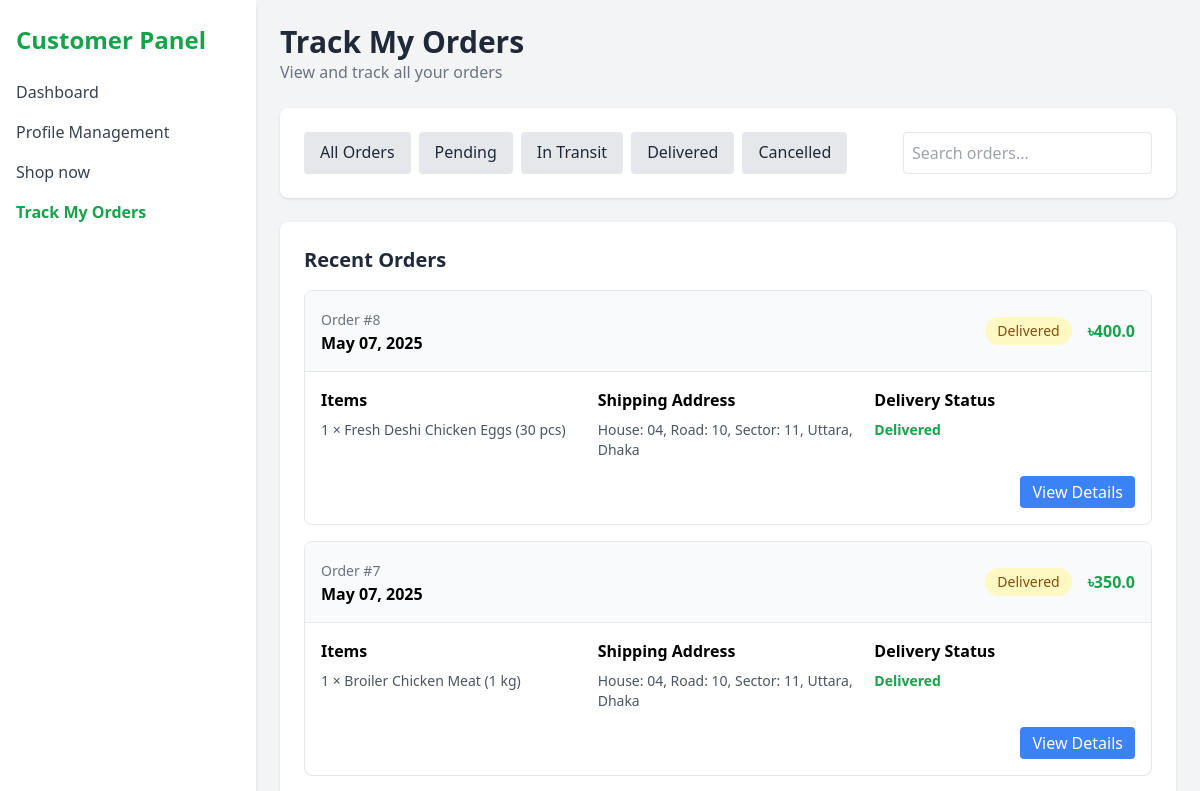
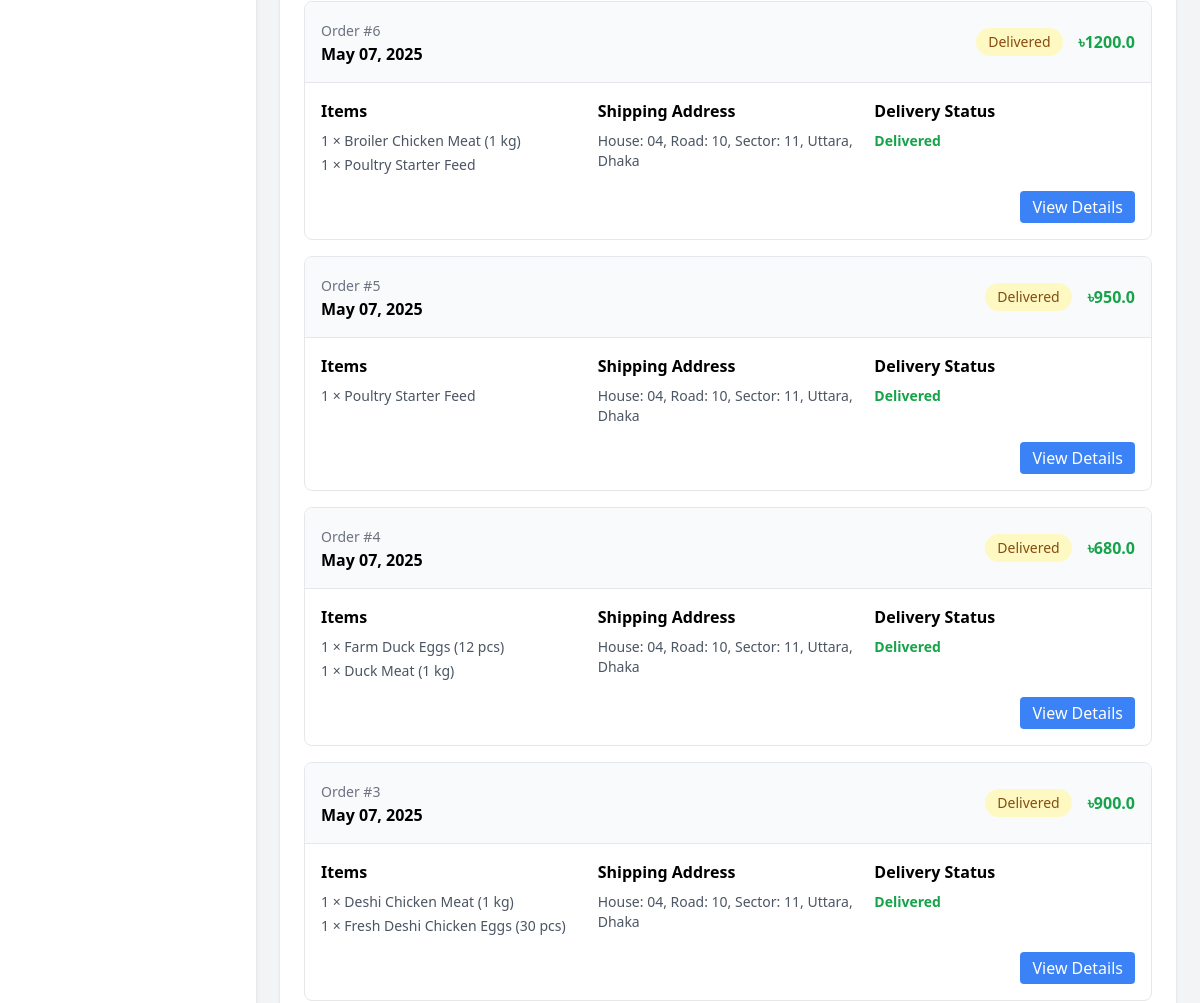
Before: /track-orders (signed in, upper part) with the older database file (2 pictures, top to bottom).
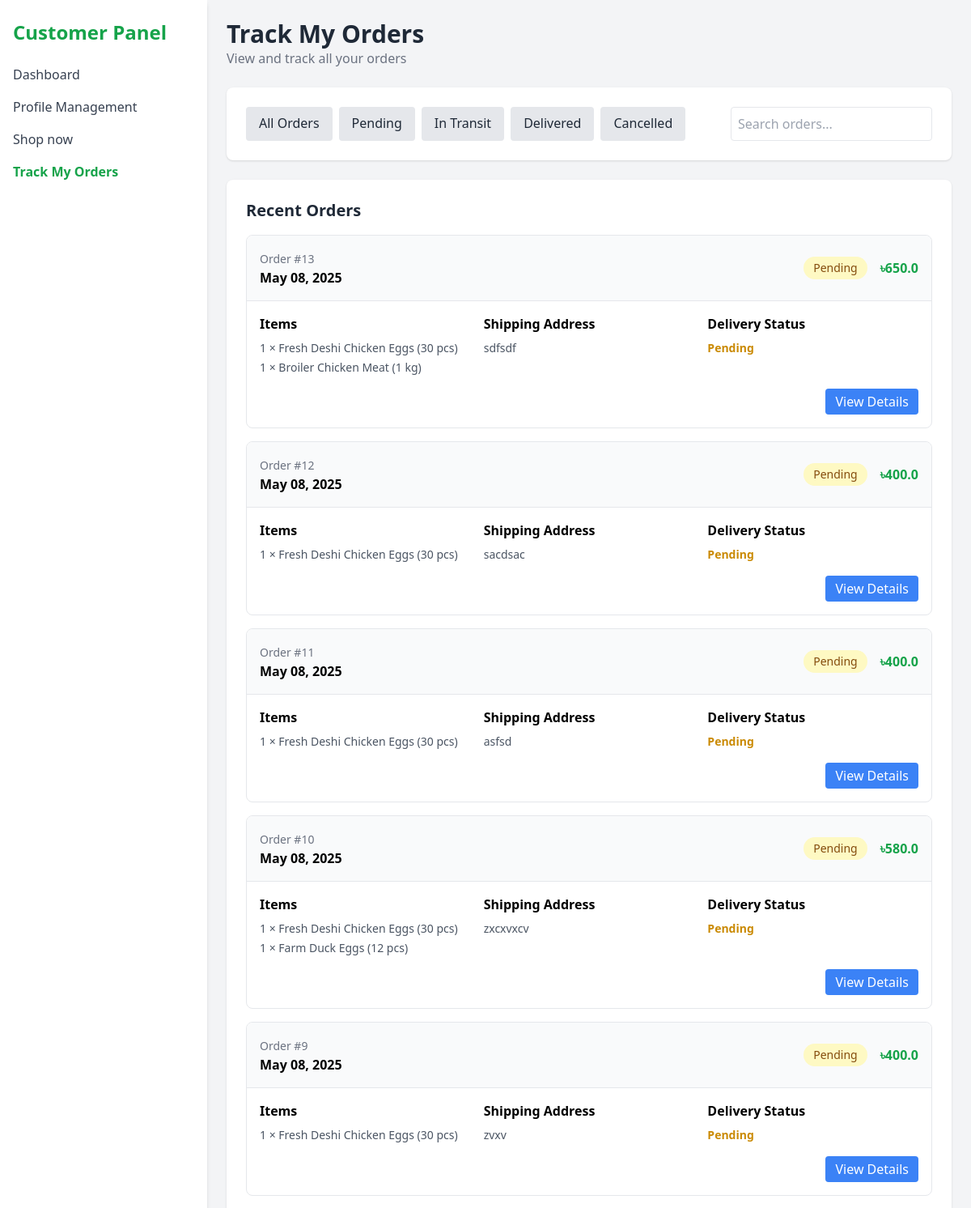
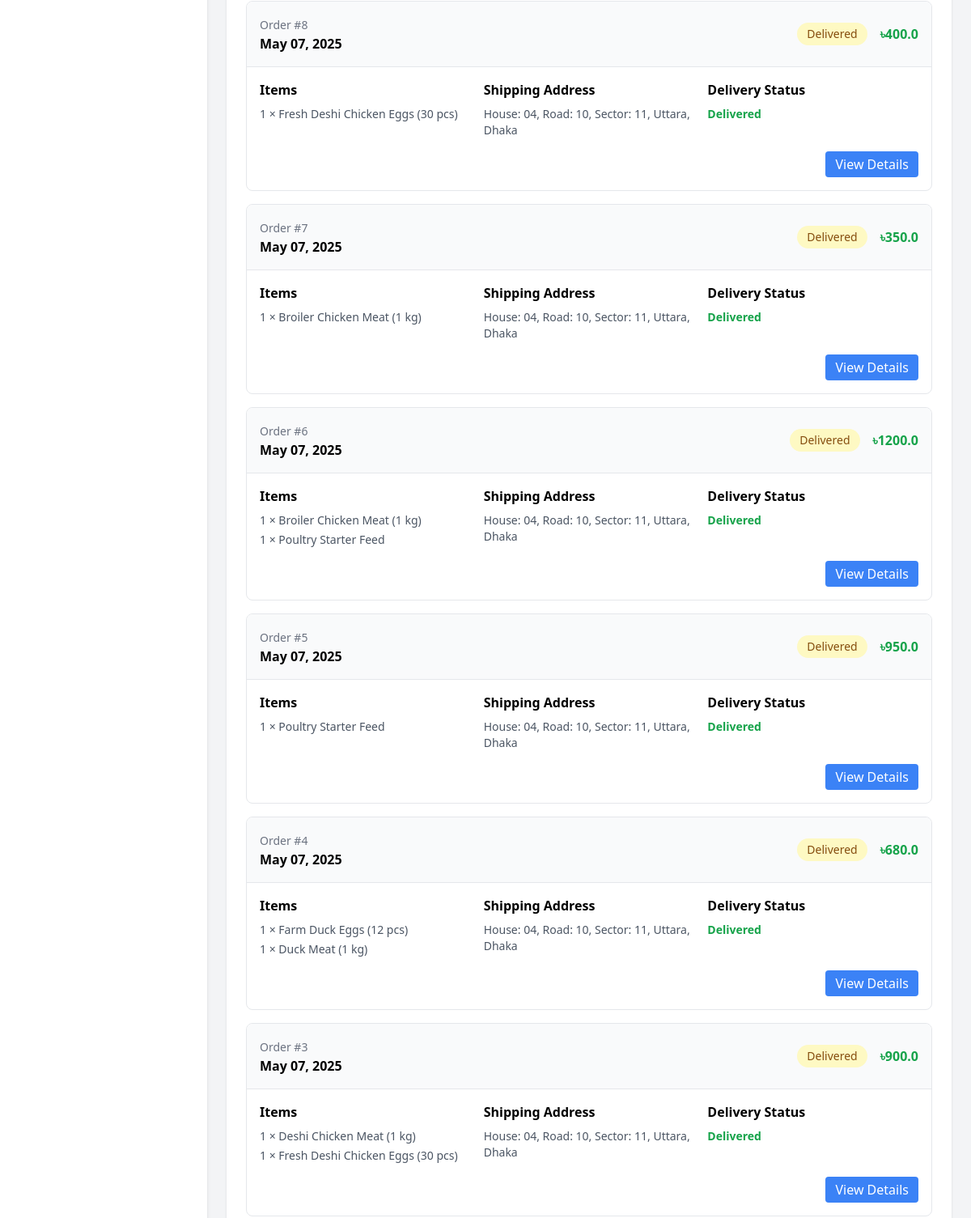
After: the same page with the newer database file (2 pictures, top to bottom).
### models.py (models this page shows, shortened)
class Order(db.Model):
    id = db.Column(db.Integer, primary_key=True)
    customer_id = db.Column(db.Integer, db.ForeignKey('user.id'))
    delivery_man_id = db.Column(db.Integer, db.ForeignKey('user.id'))
    status = db.Column(db.String(20), default='Pending')  # Pending, In Transit, Delivered, Cancelled
    total_amount = db.Column(db.Float)
    shipping_address = db.Column(db.Text)
    order_date = db.Column(db.DateTime, default=datetime.utcnow)
    delivery_date = db.Column(db.DateTime)
    is_sale_recorded = db.Column(db.Boolean, default=False)
    priority = db.Column(db.Enum(PriorityLevel), default=PriorityLevel.medium)
    customer = db.relationship('User', foreign_keys=[customer_id], backref='customer_orders')
    delivery_man = db.relationship('User', foreign_keys=[delivery_man_id], backref='delivery_orders')

class OrderItem(db.Model):
    id = db.Column(db.Integer, primary_key=True)
    order_id = db.Column(db.Integer, db.ForeignKey('order.id'))
    product_id = db.Column(db.Integer, db.ForeignKey('product.id'))
    quantity = db.Column(db.Integer, default=1)
    price = db.Column(db.Float)
    order = db.relationship('Order', backref='items')
    product = db.relationship('Product')

class Product(db.Model):
    id = db.Column(db.Integer, primary_key=True)
    name = db.Column(db.String(100), nullable=False)
    category = db.Column(db.String(100), nullable=False)
    quantity = db.Column(db.Integer, nullable=False)
    unit_price = db.Column(db.Float, nullable=False)
    product_description = db.Column(db.String(200), nullable=True)
    image = db.Column(db.String(100), nullable=True)  # Add this line for the image
    added_by = db.Column(db.Integer, db.ForeignKey('user.id'), nullable=False)

### app.py (the view)
@app.route('/track-orders')
def track_customer_orders():
    user_id = session.get('user_id')
    user = db.session.get(User, user_id)
    if not user or user.role != 'customer':
        return redirect(url_for('login'))
    status_filter = request.args.get('status')
    if status_filter and status_filter != 'All':
        orders = Order.query.filter_by(customer_id=user_id, status=status_filter).order_by(Order.order_date.desc()).all()
    else:
        orders = Order.query.filter_by(customer_id=user_id).order_by(Order.order_date.desc()).all()
    return render_template('track_orders.html', user=user, orders=orders)

### templates/track_orders.html (shortened to what the changed rows need)
<!DOCTYPE html>
<html lang="en">
<head>
  <script src="https://cdn.tailwindcss.com"></script>
</head>
<body class="bg-gray-100 min-h-screen">
  <div class="flex h-screen">
    <aside class="w-64 bg-white shadow-md px-4 py-6 flex flex-col h-full">
      <h1 class="text-2xl font-bold text-green-600 mb-6">Customer Panel</h1>
    </aside>
    <main class="flex-1 p-6 overflow-y-auto">
      <header class="mb-6">
        <h2 class="text-3xl font-semibold text-gray-800">Track My Orders</h2>
      </header>
      <section class="bg-white p-6 rounded-lg shadow mb-6">
        {% if orders %}
          {% for order in orders %}
          <div class="border rounded-lg mb-4 overflow-hidden">
            <div class="bg-gray-50 p-4 border-b flex justify-between items-center">
              <div>
                <span class="text-sm text-gray-500">Order #{{ order.id }}</span>
                <p class="font-semibold">{{ order.order_date.strftime('%B %d, %Y') }}</p>
              </div>
              <div class="flex items-center gap-4">
                <span class="bg-yellow-100 text-yellow-800 px-3 py-1 rounded-full text-sm">{{ order.status }}</span>
                <span class="font-bold text-green-600">৳{{ order.total_amount }}</span>
              </div>
            </div>
            <div class="p-4">
              <div class="flex flex-col md:flex-row gap-4 items-start">
                <div class="flex-1">
                  <h4 class="font-semibold mb-2">Items</h4>
                  <ul class="text-sm text-gray-600 space-y-1">
                    {% for item in order.items %}
                    <li>{{ item.quantity }} × {{ item.product.name }}</li>
                    {% endfor %}
                  </ul>
                </div>
                <div class="flex-1">
                  <h4 class="font-semibold mb-2">Shipping Address</h4>
                  <p class="text-sm text-gray-600">{{ order.shipping_address }}</p>
                </div>
                <div class="flex-1">
                  <h4 class="font-semibold mb-2">Delivery Status</h4>
                  <p class="text-sm font-semibold {% if order.status == 'Delivered' %}text-green-600{% elif order.status == 'In Transit' %}text-blue-600{% elif order.status == 'Cancelled' %}text-red-600{% else %}text-yellow-600{% endif %}">
                    {{ order.status }}
                  </p>
                </div>
              </div>
              <div class="mt-4 flex justify-end gap-2">
                <a href="{{ url_for('view_order_details', order_id=order.id) }}" class="bg-blue-500 text-white px-3 py-1 rounded hover:bg-blue-600">View Details</a>
              </div>
            </div>
          </div>
          {% endfor %}
        {% endif %}
      </section>
    </main>
  </div>
</body>
</html>

Changed rows visible on the page:
added Order: id "13", order_date "May 08, 2025", status "Pending", total_amount "650.0", shipping_address "sdfsdf"
added OrderItem: quantity "1", product.name "Fresh Deshi Chicken Eggs (30 pcs)", shown under "13"
added OrderItem: quantity "1", product.name "Broiler Chicken Meat (1 kg)", shown under "13"
added Order: id "12", order_date "May 08, 2025", status "Pending", total_amount "400.0", shipping_address "sacdsac"
added OrderItem: quantity "1", product.name "Fresh Deshi Chicken Eggs (30 pcs)", shown under "12"
added Order: id "11", order_date "May 08, 2025", status "Pending", total_amount "400.0", shipping_address "asfsd"
added OrderItem: quantity "1", product.name "Fresh Deshi Chicken Eggs (30 pcs)", shown under "11"
added Order: id "10", order_date "May 08, 2025", status "Pending", total_amount "580.0", shipping_address "zxcxvxcv"
added OrderItem: quantity "1", product.name "Fresh Deshi Chicken Eggs (30 pcs)", shown under "10"
added OrderItem: quantity "1", product.name "Farm Duck Eggs (12 pcs)", shown under "10"
added Order: id "9", order_date "May 08, 2025", status "Pending", total_amount "400.0", shipping_address "zvxv"
added OrderItem: quantity "1", product.name "Fresh Deshi Chicken Eggs (30 pcs)", shown under "9"
